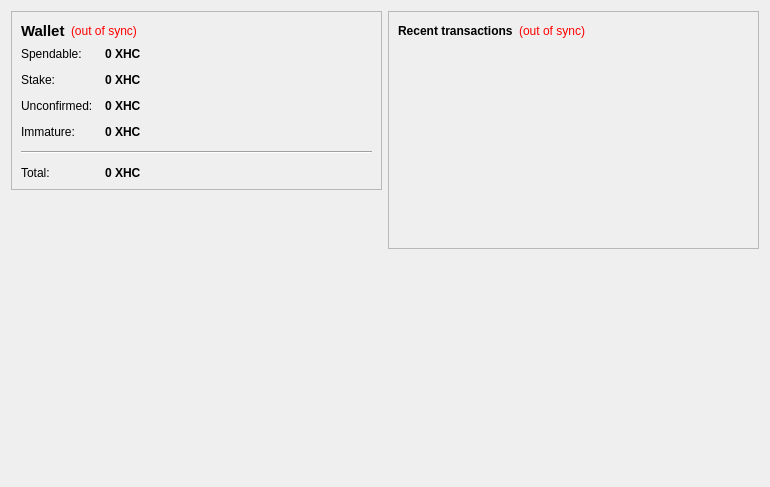
<?xml version="1.0" encoding="UTF-8"?>
<ui version="4.0">
 <class>OverviewPage</class>
 <widget class="QWidget" name="OverviewPage">
  <property name="geometry">
   <rect>
    <x>0</x>
    <y>0</y>
    <width>770</width>
    <height>487</height>
   </rect>
  </property>
  <property name="windowTitle">
   <string>Form</string>
  </property>
  <layout class="QHBoxLayout" name="horizontalLayout" stretch="1,1">
   <item>
    <layout class="QVBoxLayout" name="verticalLayout_2">
     <item>
      <widget class="QFrame" name="frame">
       <property name="frameShape">
        <enum>QFrame::StyledPanel</enum>
       </property>
       <property name="frameShadow">
        <enum>QFrame::Raised</enum>
       </property>
       <layout class="QVBoxLayout" name="verticalLayout_4">
        <item>
         <layout class="QHBoxLayout" name="horizontalLayout_4">
          <item>
           <widget class="QLabel" name="label_5">
            <property name="font">
             <font>
              <pointsize>11</pointsize>
              <weight>75</weight>
              <bold>true</bold>
             </font>
            </property>
            <property name="text">
             <string>Wallet</string>
            </property>
           </widget>
          </item>
          <item>
           <widget class="QLabel" name="labelWalletStatus">
            <property name="toolTip">
             <string>The displayed information may be out of date. Your wallet automatically synchronizes with the Honorcoin network after a connection is established, but this process has not completed yet.</string>
            </property>
            <property name="styleSheet">
             <string notr="true">QLabel { color: red; }</string>
            </property>
            <property name="text">
             <string notr="true">(out of sync)</string>
            </property>
            <property name="alignment">
             <set>Qt::AlignLeading|Qt::AlignLeft|Qt::AlignVCenter</set>
            </property>
           </widget>
          </item>
          <item>
           <spacer name="horizontalSpacer_2">
            <property name="orientation">
             <enum>Qt::Horizontal</enum>
            </property>
            <property name="sizeHint" stdset="0">
             <size>
              <width>40</width>
              <height>20</height>
             </size>
            </property>
           </spacer>
          </item>
         </layout>
        </item>
        <item>
         <layout class="QFormLayout" name="formLayout_2">
          <property name="fieldGrowthPolicy">
           <enum>QFormLayout::AllNonFixedFieldsGrow</enum>
          </property>
          <property name="horizontalSpacing">
           <number>12</number>
          </property>
          <property name="verticalSpacing">
           <number>12</number>
          </property>
          <item row="0" column="0">
           <widget class="QLabel" name="label">
            <property name="text">
             <string>Spendable:</string>
            </property>
           </widget>
          </item>
          <item row="0" column="1">
           <widget class="QLabel" name="labelBalance">
            <property name="font">
             <font>
              <weight>75</weight>
              <bold>true</bold>
             </font>
            </property>
            <property name="cursor">
             <cursorShape>IBeamCursor</cursorShape>
            </property>
            <property name="toolTip">
             <string>Your current spendable balance</string>
            </property>
            <property name="text">
             <string notr="true">0 XHC</string>
            </property>
            <property name="textInteractionFlags">
             <set>Qt::LinksAccessibleByMouse|Qt::TextSelectableByKeyboard|Qt::TextSelectableByMouse</set>
            </property>
           </widget>
          </item>
          <item row="1" column="0">
           <widget class="QLabel" name="label_6">
            <property name="text">
             <string>Stake:</string>
            </property>
           </widget>
          </item>
          <item row="1" column="1">
           <widget class="QLabel" name="labelStake">
            <property name="font">
             <font>
              <weight>75</weight>
              <bold>true</bold>
             </font>
            </property>
            <property name="cursor">
             <cursorShape>IBeamCursor</cursorShape>
            </property>
            <property name="toolTip">
             <string>Total of coins that was staked, and do not yet count toward the current balance</string>
            </property>
            <property name="text">
             <string notr="true">0 XHC</string>
            </property>
            <property name="textInteractionFlags">
             <set>Qt::LinksAccessibleByMouse|Qt::TextSelectableByKeyboard|Qt::TextSelectableByMouse</set>
            </property>
           </widget>
          </item>
          <item row="2" column="0">
           <widget class="QLabel" name="label_3">
            <property name="text">
             <string>Unconfirmed:</string>
            </property>
           </widget>
          </item>
          <item row="2" column="1">
           <widget class="QLabel" name="labelUnconfirmed">
            <property name="font">
             <font>
              <weight>75</weight>
              <bold>true</bold>
             </font>
            </property>
            <property name="cursor">
             <cursorShape>IBeamCursor</cursorShape>
            </property>
            <property name="toolTip">
             <string>Total of transactions that have yet to be confirmed, and do not yet count toward the current balance</string>
            </property>
            <property name="text">
             <string notr="true">0 XHC</string>
            </property>
            <property name="textInteractionFlags">
             <set>Qt::LinksAccessibleByMouse|Qt::TextSelectableByKeyboard|Qt::TextSelectableByMouse</set>
            </property>
           </widget>
          </item>
          <item row="3" column="0">
           <widget class="QLabel" name="labelImmatureText">
            <property name="text">
             <string>Immature:</string>
            </property>
           </widget>
          </item>
          <item row="3" column="1">
           <widget class="QLabel" name="labelImmature">
            <property name="font">
             <font>
              <weight>75</weight>
              <bold>true</bold>
             </font>
            </property>
            <property name="toolTip">
             <string>Mined balance that has not yet matured</string>
            </property>
            <property name="text">
             <string notr="true">0 XHC</string>
            </property>
            <property name="textInteractionFlags">
             <set>Qt::LinksAccessibleByMouse|Qt::TextSelectableByKeyboard|Qt::TextSelectableByMouse</set>
            </property>
           </widget>
          </item>
          <item row="4" column="0" colspan="2">
           <widget class="Line" name="line">
            <property name="orientation">
             <enum>Qt::Horizontal</enum>
            </property>
           </widget>
          </item>
          <item row="5" column="0">
           <widget class="QLabel" name="labelTotalText">
            <property name="text">
             <string>Total:</string>
            </property>
           </widget>
          </item>
          <item row="5" column="1">
           <widget class="QLabel" name="labelTotal">
            <property name="font">
             <font>
              <weight>75</weight>
              <bold>true</bold>
             </font>
            </property>
            <property name="cursor">
             <cursorShape>IBeamCursor</cursorShape>
            </property>
            <property name="toolTip">
             <string>Your current total balance</string>
            </property>
            <property name="text">
             <string notr="true">0 XHC</string>
            </property>
            <property name="textInteractionFlags">
             <set>Qt::LinksAccessibleByMouse|Qt::TextSelectableByKeyboard|Qt::TextSelectableByMouse</set>
            </property>
           </widget>
          </item>
         </layout>
        </item>
       </layout>
      </widget>
     </item>
     <item>
      <spacer name="verticalSpacer">
       <property name="orientation">
        <enum>Qt::Vertical</enum>
       </property>
       <property name="sizeHint" stdset="0">
        <size>
         <width>20</width>
         <height>40</height>
        </size>
       </property>
      </spacer>
     </item>
     <item>
      <widget class="QLabel" name="label_2">
       <property name="autoFillBackground">
        <bool>true</bool>
       </property>
       <property name="text">
        <string/>
       </property>
       <property name="pixmap">
        <pixmap resource="../bitcoin.qrc">:/icons/coinbg</pixmap>
       </property>
       <property name="scaledContents">
        <bool>false</bool>
       </property>
       <property name="margin">
        <number>0</number>
       </property>
      </widget>
     </item>
    </layout>
   </item>
   <item>
    <layout class="QVBoxLayout" name="verticalLayout_3">
     <item>
      <widget class="QFrame" name="frame_2">
       <property name="frameShape">
        <enum>QFrame::StyledPanel</enum>
       </property>
       <property name="frameShadow">
        <enum>QFrame::Raised</enum>
       </property>
       <layout class="QVBoxLayout" name="verticalLayout">
        <item>
         <layout class="QHBoxLayout" name="horizontalLayout_2">
          <item>
           <widget class="QLabel" name="label_4">
            <property name="text">
             <string>&lt;b&gt;Recent transactions&lt;/b&gt;</string>
            </property>
           </widget>
          </item>
          <item>
           <widget class="QLabel" name="labelTransactionsStatus">
            <property name="toolTip">
             <string>The displayed information may be out of date. Your wallet automatically synchronizes with the Honorcoin network after a connection is established, but this process has not completed yet.</string>
            </property>
            <property name="styleSheet">
             <string notr="true">QLabel { color: red; }</string>
            </property>
            <property name="text">
             <string notr="true">(out of sync)</string>
            </property>
            <property name="alignment">
             <set>Qt::AlignRight|Qt::AlignTrailing|Qt::AlignVCenter</set>
            </property>
           </widget>
          </item>
          <item>
           <spacer name="horizontalSpacer">
            <property name="orientation">
             <enum>Qt::Horizontal</enum>
            </property>
            <property name="sizeHint" stdset="0">
             <size>
              <width>40</width>
              <height>20</height>
             </size>
            </property>
           </spacer>
          </item>
         </layout>
        </item>
        <item>
         <widget class="QListView" name="listTransactions">
          <property name="styleSheet">
           <string notr="true">QListView { background: transparent; }</string>
          </property>
          <property name="frameShape">
           <enum>QFrame::NoFrame</enum>
          </property>
          <property name="verticalScrollBarPolicy">
           <enum>Qt::ScrollBarAlwaysOff</enum>
          </property>
          <property name="horizontalScrollBarPolicy">
           <enum>Qt::ScrollBarAlwaysOff</enum>
          </property>
          <property name="selectionMode">
           <enum>QAbstractItemView::NoSelection</enum>
          </property>
         </widget>
        </item>
       </layout>
      </widget>
     </item>
     <item>
      <spacer name="verticalSpacer_2">
       <property name="orientation">
        <enum>Qt::Vertical</enum>
       </property>
       <property name="sizeHint" stdset="0">
        <size>
         <width>20</width>
         <height>40</height>
        </size>
       </property>
      </spacer>
     </item>
    </layout>
   </item>
  </layout>
 </widget>
 <resources/>
 <connections/>
</ui>
